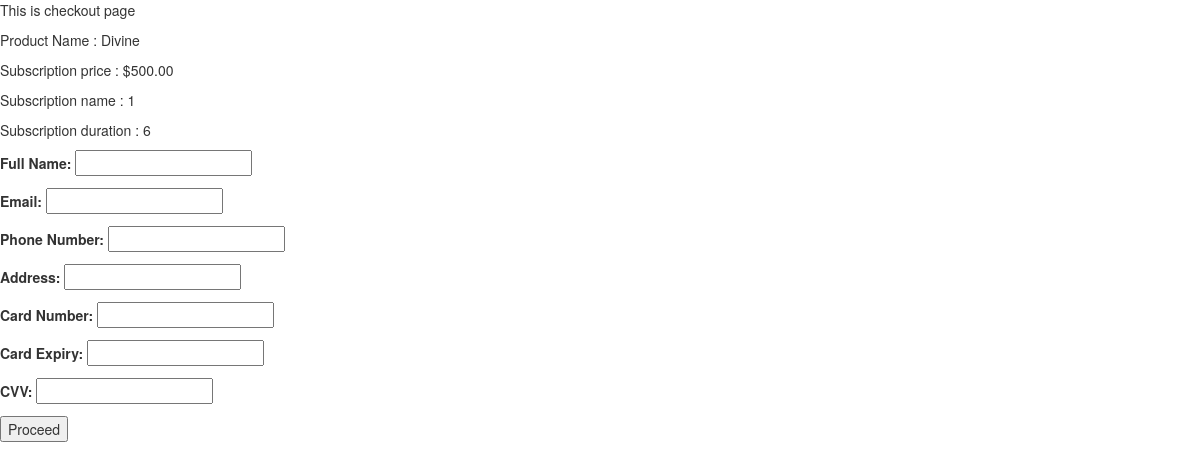
Screenshot of /products/Divine/checkout/1/ with the database file from the repository.
### mainapp/models.py (models this page shows, shortened)
class Product(models.Model):
    product_id = models.IntegerField(primary_key=True)
    name = models.CharField(max_length=100)
    remaining_stock = models.IntegerField(default=-1)
    class Meta:
        verbose_name_plural = 'Products'

class Subscription(models.Model):
    product = models.ForeignKey('Product', on_delete=models.CASCADE, null=True, blank=True)
    subscription_id = models.IntegerField(primary_key=True)
    duration = models.IntegerField(null=True, blank=True)
    price = models.DecimalField(max_digits=8, decimal_places=2, null=True, blank=True)
    class Meta:
        verbose_name_plural = 'Subscriptions'

### mainapp/views.py (the view)
# urls.py: path('products/<str:p_name>/checkout/<int:sub_id>/', mainapp.checkout, name='checkout'),
def checkout(request, p_name, sub_id):
    product = get_object_or_404(Product, name=p_name.capitalize())
    subscription = get_object_or_404(Subscription, subscription_id=sub_id, product=product)
    if request.method == "POST":
      MyCheckoutForm = CheckoutForm(request.POST)
      if MyCheckoutForm.is_valid():
         print(MyCheckoutForm.cleaned_data.get('full_name'))
    else:
      MyCheckoutForm = CheckoutForm()
    return render(request, 'checkout.html', {'product': product, 'subscription': subscription, 'form': MyCheckoutForm})

### mainapp/forms.py
class CheckoutForm(forms.Form):
    full_name = forms.CharField(label='Full Name', max_length=100)
    email = forms.EmailField(label='Email', max_length=100)
    phone_number = forms.CharField(label='Phone Number', max_length=20)
    address = forms.CharField(label='Address', max_length=200)
    card_number = forms.CharField(label='Card Number', max_length=16)
    card_expiry = forms.CharField(label='Card Expiry', max_length=7)
    card_cvv = forms.CharField(label='CVV', max_length=3)

### mainapp/templates/checkout.html (shortened to what this page needs)
<!DOCTYPE html>
<html lang="en">
    <head>
        <link rel="stylesheet" href="https://maxcdn.bootstrapcdn.com/bootstrap/3.4.1/css/bootstrap.min.css">
    </head>
    <body>
        <p> This is checkout page </p>
        <p> Product Name : {{ product.name }} </p>
        <p> Subscription price : ${{ subscription.price }} </p>
        <p> Subscription name : {{ subscription.subscription_id }} </p>
        <p> Subscription duration : {{ subscription.duration }} </p>
        <form method="post" action="payment/" >
            {{ form.as_p }}
            <button type="submit">Proceed</button>
        </form>
    </body>
</html>

### rows the page displays
Product: name "Divine"
Subscription: price "500.00", subscription_id "1", duration "6"
